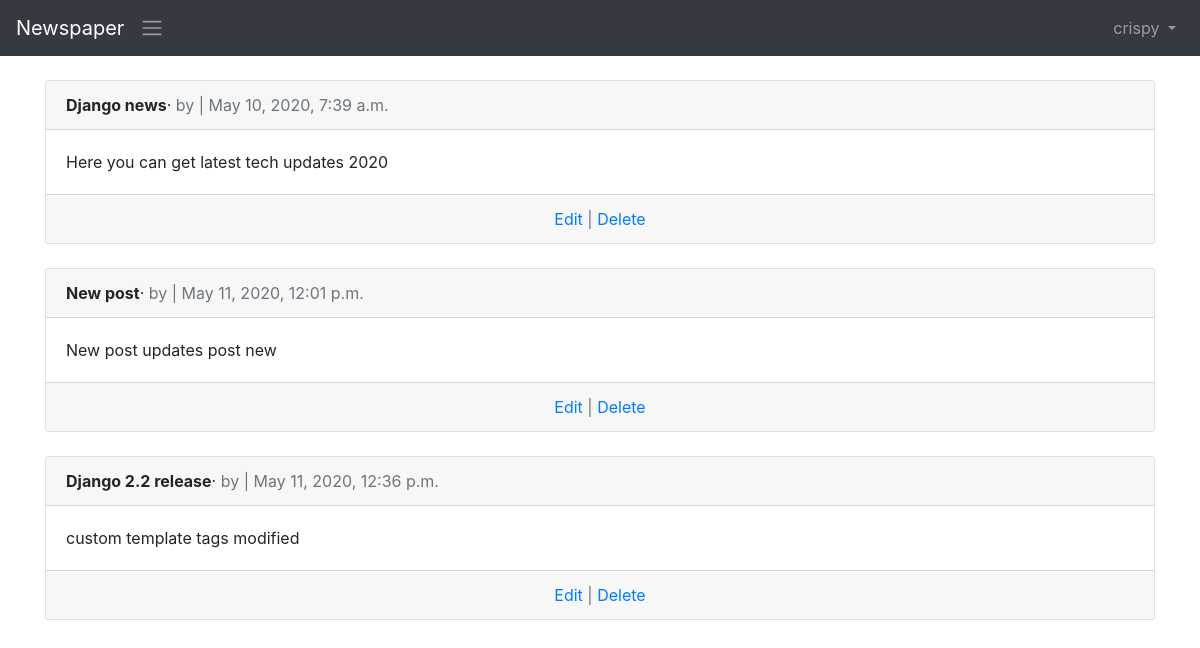
/article/ (signed in), run on the app's committed database.
### user/models.py (models this page shows)
class CustomUser(AbstractUser):
    age=models.PositiveIntegerField(null=True,blank=True)

### articles/models.py (models this page shows, shortened)
class Article(models.Model):
    title=models.CharField(max_length=200)
    body=models.TextField()
    date=models.DateTimeField(auto_now_add=True)
    author=models.ForeignKey(get_user_model(),on_delete=models.CASCADE,)

### articles/views.py (the view)
# urls.py: path('',ArticleListView.as_view(),name='article_list'),
class ArticleListView(ListView):
    model=Article
    template_name='article_list.html'

### templates/article_list.html (shortened to what this page needs)
{% extends 'base.html'%}
{%block content%}
{%for article in object_list%}
<div class="card">
    <div class="card-header">
        <span class="font-weight-bold">{{article.title}}</span>&middot;
        <span class="text-muted">by{{author.name}} | {{article.date}}</span>
    </div>
    <div class="card-body">{{article.body}}</div>
    <div class="card-footer text-center text-muted">
        <a href="{% url 'article_update' article.pk %}">Edit</a> | <a href="{%url 'article_delete' article.pk%}">Delete</a>
    </div>
</div>
<br>
{%endfor%}
{%endblock content%}

### templates/base.html (shortened to what this page needs)
<!DOCTYPE html>
<html lang="en">
<head>
<link rel="stylesheet"
href="https://stackpath.bootstrapcdn.com/bootstrap/4.1.3/css/\bootstrap.min.css"integrity="sha384-MCw98/SFnGE8fJT3GXwEOngsV7Zt27NXFoaoApmYm81i\uXoPkFOJwJ8ERdknLPMO"crossorigin="anonymous">
</head>
<body>
<nav class="navbar navbar-expand-md navbar-dark bg-dark mb-4">
<a class="navbar-brand" href="{% url 'home'%}">Newspaper</a>
<span class="navbar-toggler-icon"></span>
<div class="collapse navbar-collapse" id="navbarCollapse">
{% if user.is_authenticated %}
<ul class="navbar-nav ml-auto">
<li class="nav-item">
<a class="nav-link dropdown-toggle" href="#"id="userMenu"data-toggle="dropdown" aria-haspopup="true"aria-expanded="false">
{{ user.username }}
</a>
</li>
</ul>
{% endif %}
</div>
</nav>
<div class="container">
{% block content %}
{% endblock content %}
</div>
</body>
</html>

### data on the page
CustomUser: username "crispy"
Article: title "Django news", date "May 10, 2020, 7:39 a.m.", body "Here you can get latest tech updates 2020"
Article: title "New post", date "May 11, 2020, 12:01 p.m.", body "New post updates post new"
Article: title "Django 2.2 release", date "May 11, 2020, 12:36 p.m.", body "custom template tags modified"
